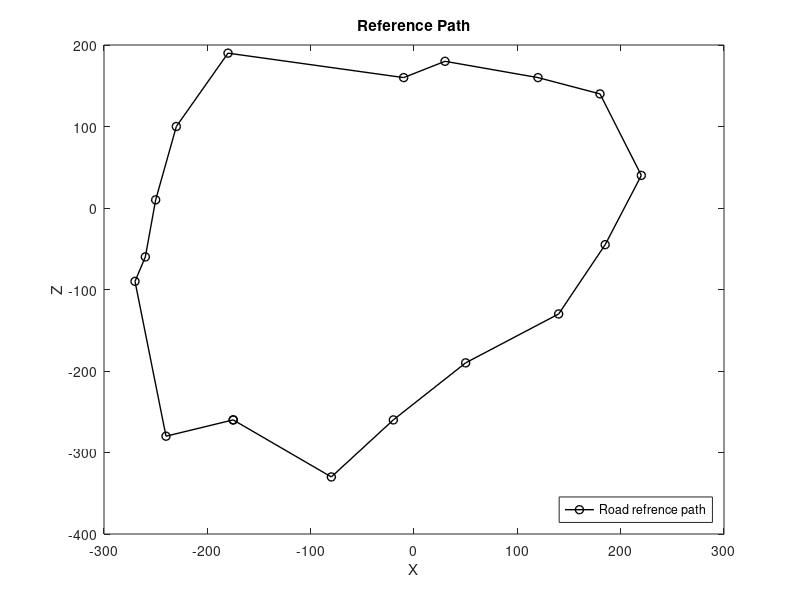

The MATLAB script that drew this image:
function[x_ref,z_ref,theta_ref,a,b,c]=refpath()
z_ref=[10 43 95 158 250]';
x=[3 6 9 12 15]';
p=polyfit(z_ref,x,2);
a=p(1);
b=p(2);
c=p(3);
x_ref=polyval(p,z_ref);
n=size(z_ref);
theta_ref=zeros(5,1);
for i=1:n
theta_ref(i)=atan((1/((2*p(1)*z_ref(i)))+p(2)));
end
close 
x=[-175 -80 -20 50 140 185 220 180 120 30 -10 -180 -230 -250 -260	-270 -240 -175]
z=[-260	-330 -260 -190 -130	-45	40 140 160 180 160 190 100 10 -60 -90 -280 -260]
figure
plot(x,z,'-mo','color','k','LineWidth',1)
title('Reference Path')
xlabel('X') 
ylabel('Z') 
legend({'Road refrence path',},'Location','southeast')
end